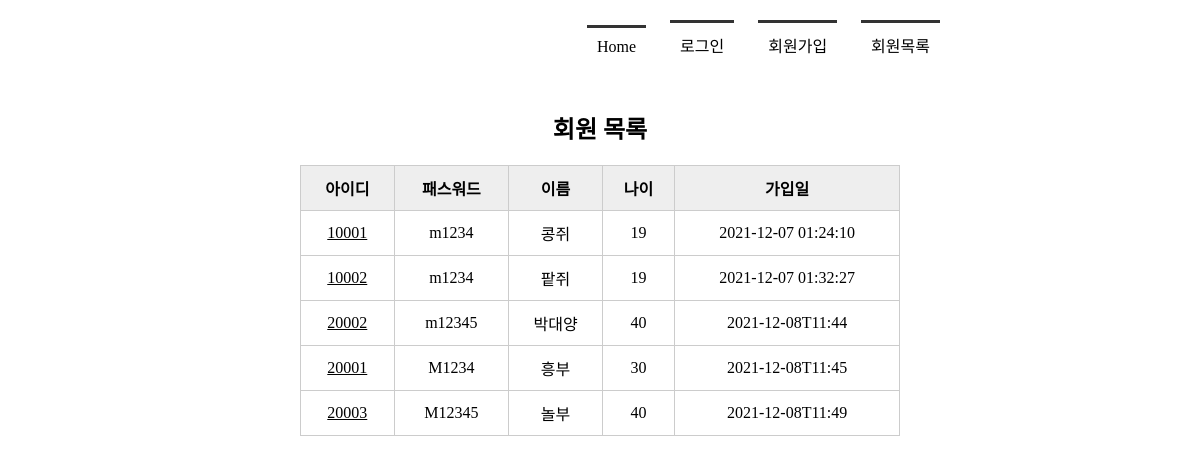
Before: /memberlist/ with the older database file.
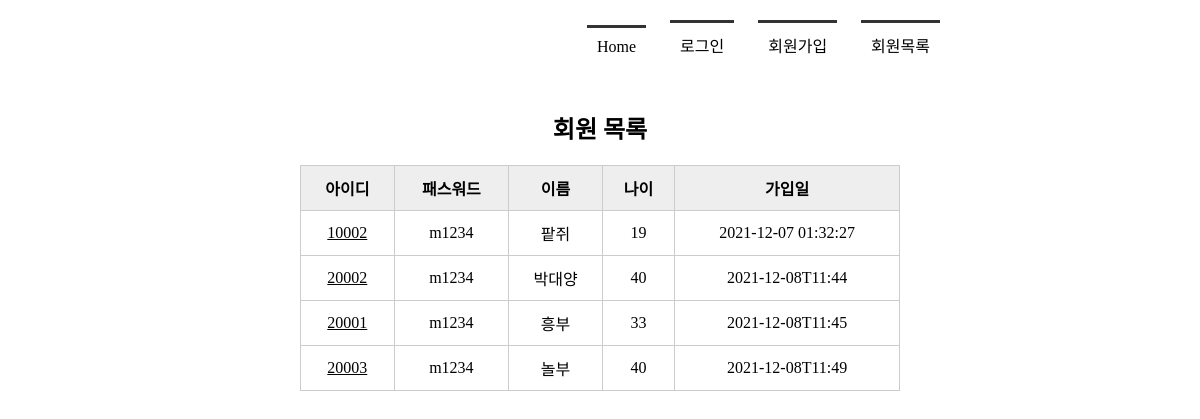
After: the same page with the newer database file.
### tables this page shows
CREATE TABLE member(
    mid         CHAR(5)         PRIMARY KEY,           
    passwd      CHAR(8)         NOT NULL,
    name        TEXT            NOT NULL,
    age         INTEGER,
    regDate     DATETIME DEFAULT CURRENT_TIMESTAMP
          );

### app.py (the view)
@app.route('/memberlist/')
def memberlist():
    conn = getconn()
    cur = conn.cursor()
    sql = "SELECT * FROM member"
    cur.execute(sql)
    rs = cur.fetchall()     #db에서 가져온 데이터
    conn.close()
    if 'userID' in session:     #session에 userID가 존재하면
        ssid = session.get('userID')    #session을 가져옴
        return render_template('memberlist.html', ssid=ssid, rs = rs)
    else:
        return render_template('memberlist.html', rs=rs)    #받은 db를 다시 html로 보냄

### app.py (called while the page is built)
def getconn():
    conn = sqlite3.connect('./memberdb.db')
    return conn

### templates/memberlist.html (shortened to what this page needs)
<!DOCTYPE html>
<html lang="en">
<head>
    <link rel = "stylesheet" href="{{ url_for('static', filename='css/style.css') }}">
</head>
<body>
    <div id ="container">
        {% include 'navbar.html' %}
        <section>
            <h1>회원 목록</h1>
            <table>
                <tr>
                    <th>아이디</th>
                    <th>패스워드</th>
                    <th>이름</th>
                    <th>나이</th>
                    <th>가입일</th>
                </tr>
                {% for i in rs %}
                <tr>
                    <td><a href = "{{ url_for('member_view', id = i[0]) }}">{{ i[0] }}</a></td>
                    <td>{{ i[1] }}</td>
                    <td>{{ i[2] }}</td>
                    <td>{{ i[3] }}</td>
                    <td>{{ i[4] }}</td>
                </tr>
                {% endfor %}
            </table>
        </section>
    </div>
</body>
</html>

### templates/navbar.html
<header>
    <nav>
        <ul>
            {% if session %}
            <li><a href = "{{ url_for('index') }}">Home</a></li>
            <li><a href = "{{ url_for('logout') }}">{{ ssid }}님 로그아웃</a></li>
            <li><a href = "{{ url_for('register') }}">회원가입</a></li>
            <li><a href = "{{ url_for('memberlist') }}">회원목록</a></li>
            {% else %}
            <li><a href = "{{ url_for('index') }}">Home</a></li>
            <li><a href = "{{ url_for('login') }}">로그인</a></li>
            <li><a href = "{{ url_for('register') }}">회원가입</a></li>
            <li><a href = "{{ url_for('memberlist') }}">회원목록</a></li>
            {% endif %}
        </ul>
    </nav>
</header>

### static/css/style.css (style rules this page uses)
* { margin: 0; padding:0; }
#container { width: 1000px; margin: 10px auto; }
header { height: 100px; }
nav ul { list-style:none; text-align: right; margin-right: 150px; }
nav ul li { display: inline-block; padding: 10px; margin: 10px; border-top: 3px solid #333; padding-top:10px; }
nav ul li a { text-decoration: none; color: black }
section { text-align: center; }
section table { width : 600px; border-collapse: collapse; }
section h1 { margin-bottom: 20px; }
section table, th, td { border: 1px solid #ccc; margin: 0 auto; padding: 10px; }
section table th { background-color: #eee }
section table a { color: black }

Changed rows visible on the page:
removed member: mid "10001", passwd "m1234", name "콩쥐", age "19", regDate "2021-12-07 01:24:10"
changed member "박대양": passwd "m12345" → "m1234"
changed member "흥부": passwd "M1234" → "m1234"; age "30" → "33"
changed member "놀부": passwd "M12345" → "m1234"
